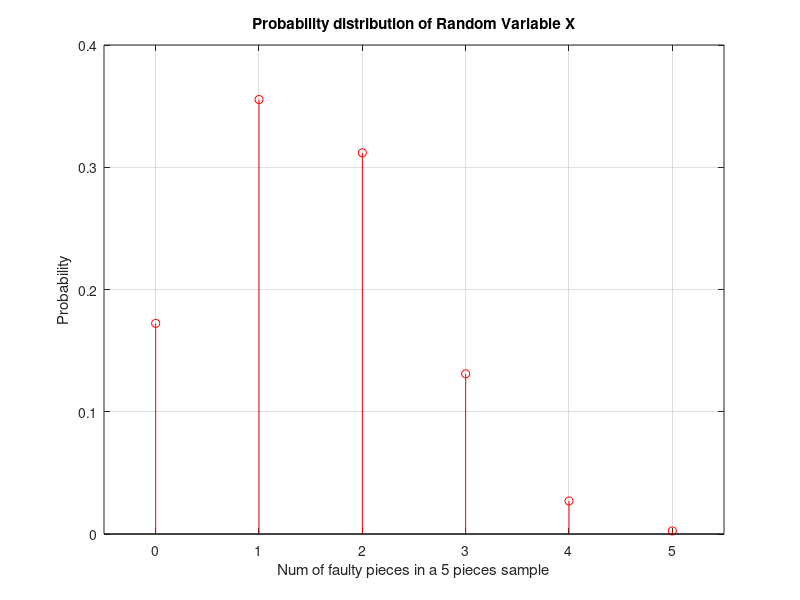

Write MATLAB code to recreate this figure.
%% Codigo 4a
clc
% 4. Sabendo que um processo de fabrico produz 30% de peças defeituosas e considerando a variável aleatória, X, 
%    que representa o número de peças defeituosas numa amostra de 5 peças tomadas aleatoriamente, obenha
%    (analiticamente e por simulação):

% X variável aleatória discreta binomial
% n = 5
% P(sucesso) = 0.3

%    (a) o histograma representativo da distribuição de probabilidades de X;
N = 1e4;                  % number of experiences
n = 5;                    % number of Bernoulli experiences
p = 0.3;                  
experience = rand(n, N);  % each column has 5 lines, each one with a faulty (< 0.3) or good parts (> 0.3)
numPieces  = sum(experience < p);

prob = histc(numPieces, 0:n) / N;
stem(0:n, prob, 'r')
%axis([- 1 6 0 0.4])
axis([-0.5 5.5 0 0.4])
ylabel('Probability')
xlabel('Num of faulty pieces in a 5 pieces sample')
title('Probability distribution of Random Variable X');
grid on

%%(b) a probabilidade de, no máximo, 2 das peças de uma amostra serem defeituosas.
     
% Analiticamente
% P(X <= 2) = Sum(k = 0 -> 2) de (5 k) * 0.3^k * (0.7)^5-k = 0.8369
% n = 5; k = 0, 1, 2; p = 0.3
probT = 0;
for k = 0 : 2 
    probT = probT + factorial(5)/(factorial(5-k)*factorial(k))*0.3^k*(1-0.3)^(5-k);
end
fprintf('Probabilidade teórica de, no máximo, 2 das peças de uma amostra serem defeituosas: %.3f\n', probT);

% Por simulação (e utilizando a experiência da alínea a)
successes  = sum(experience < 0.3) <= 2;
probS      = sum(successes) / N;
fprintf('\nProbabilidade por simulação de, no máximo, 2 das peças de uma amostra serem defeituosas: %.3f\n', probS);